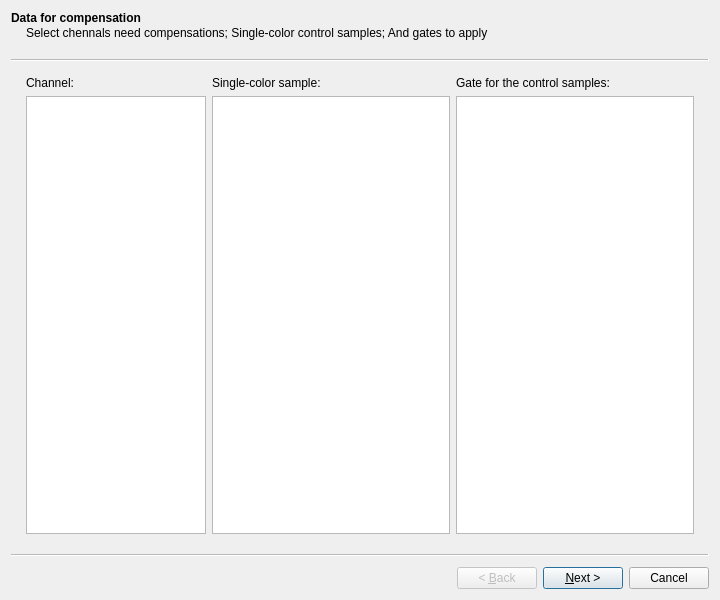
<?xml version="1.0" encoding="UTF-8"?>
<ui version="4.0">
 <class>Wizard</class>
 <widget class="QWizard" name="Wizard">
  <property name="geometry">
   <rect>
    <x>0</x>
    <y>0</y>
    <width>720</width>
    <height>600</height>
   </rect>
  </property>
  <property name="windowTitle">
   <string>Compensation Wizard</string>
  </property>
  <property name="wizardStyle">
   <enum>QWizard::ClassicStyle</enum>
  </property>
  <widget class="QWizardPage" name="wPage1">
   <property name="title">
    <string>Data for compensation</string>
   </property>
   <property name="subTitle">
    <string>Select chennals need compensations; Single-color control samples; And gates to apply </string>
   </property>
   <layout class="QGridLayout" name="gridLayout">
    <item row="0" column="0">
     <widget class="QLabel" name="label">
      <property name="sizePolicy">
       <sizepolicy hsizetype="Minimum" vsizetype="Preferred">
        <horstretch>0</horstretch>
        <verstretch>0</verstretch>
       </sizepolicy>
      </property>
      <property name="text">
       <string>Channel:</string>
      </property>
     </widget>
    </item>
    <item row="0" column="1">
     <widget class="QLabel" name="label_2">
      <property name="text">
       <string>Single-color sample:</string>
      </property>
     </widget>
    </item>
    <item row="0" column="2">
     <widget class="QLabel" name="label_3">
      <property name="text">
       <string>Gate for the control samples:</string>
      </property>
     </widget>
    </item>
    <item row="1" column="0">
     <widget class="QListView" name="chnlListView">
      <property name="sizePolicy">
       <sizepolicy hsizetype="Minimum" vsizetype="Expanding">
        <horstretch>0</horstretch>
        <verstretch>0</verstretch>
       </sizepolicy>
      </property>
      <property name="maximumSize">
       <size>
        <width>180</width>
        <height>16777215</height>
       </size>
      </property>
     </widget>
    </item>
    <item row="1" column="1">
     <widget class="QListView" name="smplListView"/>
    </item>
    <item row="1" column="2">
     <widget class="QListView" name="gateListView"/>
    </item>
   </layout>
  </widget>
  <widget class="QWizardPage" name="wPage2">
   <property name="title">
    <string>Assign single-color samples:</string>
   </property>
   <property name="subTitle">
    <string>For each channel, select a single-color control sample to calculate the compensation</string>
   </property>
   <layout class="QVBoxLayout" name="verticalLayout">
    <item>
     <widget class="QScrollArea" name="scrollArea">
      <property name="horizontalScrollBarPolicy">
       <enum>Qt::ScrollBarAlwaysOff</enum>
      </property>
      <property name="widgetResizable">
       <bool>true</bool>
      </property>
      <widget class="QWidget" name="wP2Scroll">
       <property name="geometry">
        <rect>
         <x>0</x>
         <y>0</y>
         <width>98</width>
         <height>28</height>
        </rect>
       </property>
       <layout class="QVBoxLayout" name="verticalLayout_2"/>
      </widget>
     </widget>
    </item>
    <item>
     <widget class="QPushButton" name="clearAllPB">
      <property name="text">
       <string>Clear all</string>
      </property>
     </widget>
    </item>
   </layout>
  </widget>
  <widget class="QWizardPage" name="wPage3">
   <property name="title">
    <string>Additional settings</string>
   </property>
   <property name="subTitle">
    <string>Please provide additional settings to tweak the calculation of the compensation matrix. Leave them at default if you are not sure about some of them.</string>
   </property>
   <layout class="QVBoxLayout" name="verticalLayout_3">
    <item>
     <widget class="QGroupBox" name="groupBox_3">
      <property name="title">
       <string>Ignore auto-fluorescence:</string>
      </property>
      <layout class="QHBoxLayout" name="horizontalLayout_3">
       <item>
        <widget class="QCheckBox" name="noAutoFCheck">
         <property name="text">
          <string>Do not substract auto-fluorescence from each sample</string>
         </property>
        </widget>
       </item>
      </layout>
     </widget>
    </item>
    <item>
     <widget class="QGroupBox" name="groupBox">
      <property name="title">
       <string>How each sample is averaged:</string>
      </property>
      <layout class="QHBoxLayout" name="horizontalLayout">
       <item>
        <widget class="QRadioButton" name="medRadio">
         <property name="text">
          <string>Median</string>
         </property>
        </widget>
       </item>
       <item>
        <widget class="QRadioButton" name="gMeanRadio">
         <property name="text">
          <string>Geometric mean</string>
         </property>
        </widget>
       </item>
       <item>
        <widget class="QRadioButton" name="meanRadio">
         <property name="text">
          <string>Arithmetic(normal) mean</string>
         </property>
         <property name="checked">
          <bool>true</bool>
         </property>
        </widget>
       </item>
      </layout>
     </widget>
    </item>
    <item>
     <widget class="QGroupBox" name="groupBox_2">
      <property name="title">
       <string>Use top percentile of stained samples (please estimate positive rate of the no-color sample):</string>
      </property>
      <layout class="QHBoxLayout" name="horizontalLayout_2">
       <item>
        <widget class="QCheckBox" name="percentileCheck">
         <property name="text">
          <string>Yes     </string>
         </property>
        </widget>
       </item>
       <item>
        <widget class="QSlider" name="percentileSlider">
         <property name="enabled">
          <bool>false</bool>
         </property>
         <property name="minimum">
          <number>5</number>
         </property>
         <property name="maximum">
          <number>100</number>
         </property>
         <property name="singleStep">
          <number>5</number>
         </property>
         <property name="value">
          <number>100</number>
         </property>
         <property name="orientation">
          <enum>Qt::Horizontal</enum>
         </property>
         <property name="invertedAppearance">
          <bool>false</bool>
         </property>
         <property name="tickPosition">
          <enum>QSlider::TicksBelow</enum>
         </property>
         <property name="tickInterval">
          <number>10</number>
         </property>
        </widget>
       </item>
       <item>
        <widget class="QLabel" name="percentileLabel">
         <property name="text">
          <string>100</string>
         </property>
        </widget>
       </item>
      </layout>
     </widget>
    </item>
    <item>
     <spacer name="verticalSpacer">
      <property name="orientation">
       <enum>Qt::Vertical</enum>
      </property>
      <property name="sizeHint" stdset="0">
       <size>
        <width>20</width>
        <height>40</height>
       </size>
      </property>
     </spacer>
    </item>
    <item>
     <widget class="QLabel" name="progressLabel">
      <property name="text">
       <string>Ready, click &quot;Next&quot; to start calculation.</string>
      </property>
     </widget>
    </item>
    <item>
     <widget class="QProgressBar" name="progressBar">
      <property name="value">
       <number>0</number>
      </property>
     </widget>
    </item>
   </layout>
  </widget>
  <widget class="QWizardPage" name="wPage4">
   <property name="title">
    <string>Preview of auto-fluorescence and spill matrix</string>
   </property>
   <property name="subTitle">
    <string>Click &quot;Finish&quot; to load this matrix into the EasyFlowQ main compensation manager</string>
   </property>
   <layout class="QGridLayout" name="gridLayout_2">
    <item row="1" column="0">
     <widget class="QTableView" name="autoFluoTable">
      <property name="maximumSize">
       <size>
        <width>300</width>
        <height>16777215</height>
       </size>
      </property>
     </widget>
    </item>
    <item row="1" column="1">
     <widget class="QTableView" name="spillMatTable">
      <attribute name="horizontalHeaderDefaultSectionSize">
       <number>100</number>
      </attribute>
      <attribute name="verticalHeaderVisible">
       <bool>false</bool>
      </attribute>
     </widget>
    </item>
    <item row="0" column="0">
     <widget class="QLabel" name="label_4">
      <property name="text">
       <string>Auto-fluorescence</string>
      </property>
     </widget>
    </item>
    <item row="0" column="1">
     <widget class="QLabel" name="label_5">
      <property name="text">
       <string>Signal spill into (channels) (%)</string>
      </property>
     </widget>
    </item>
    <item row="2" column="1">
     <widget class="QFrame" name="frame">
      <property name="frameShape">
       <enum>QFrame::StyledPanel</enum>
      </property>
      <property name="frameShadow">
       <enum>QFrame::Raised</enum>
      </property>
      <layout class="QHBoxLayout" name="horizontalLayout_4">
       <property name="leftMargin">
        <number>0</number>
       </property>
       <property name="topMargin">
        <number>0</number>
       </property>
       <property name="rightMargin">
        <number>0</number>
       </property>
       <property name="bottomMargin">
        <number>0</number>
       </property>
       <item>
        <widget class="QPushButton" name="load2MainPB">
         <property name="text">
          <string>Load into compensation</string>
         </property>
        </widget>
       </item>
       <item>
        <widget class="QPushButton" name="exportPB">
         <property name="text">
          <string>Export</string>
         </property>
        </widget>
       </item>
      </layout>
     </widget>
    </item>
   </layout>
  </widget>
 </widget>
 <resources/>
 <connections>
  <connection>
   <sender>percentileSlider</sender>
   <signal>valueChanged(int)</signal>
   <receiver>percentileLabel</receiver>
   <slot>setNum(int)</slot>
   <hints>
    <hint type="sourcelabel">
     <x>402</x>
     <y>267</y>
    </hint>
    <hint type="destinationlabel">
     <x>720</x>
     <y>266</y>
    </hint>
   </hints>
  </connection>
  <connection>
   <sender>percentileCheck</sender>
   <signal>clicked(bool)</signal>
   <receiver>percentileSlider</receiver>
   <slot>setEnabled(bool)</slot>
   <hints>
    <hint type="sourcelabel">
     <x>80</x>
     <y>304</y>
    </hint>
    <hint type="destinationlabel">
     <x>472</x>
     <y>304</y>
    </hint>
   </hints>
  </connection>
 </connections>
</ui>
